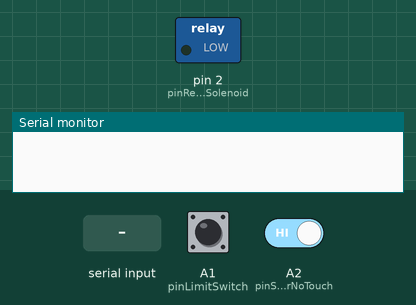
A sketch run on a simulated Arduino Uno, built with avr-gcc and run on an emulated ATmega328P. Parts: switched loads named in the sketch (green lamp = pin HIGH), the last lines printed to the serial monitor. Inputs (shaded band) come from the test bench; at power-on: A2 (pinSensorNoTouch) HIGH, A1 (pinLimitSwitch) HIGH.

Above: at 1.2 s.
1.3 s: A2 (pinSensorNoTouch) driven LOW
At 2.4 s:
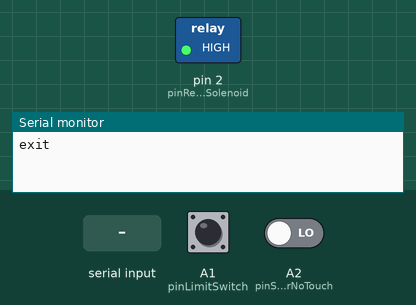
4.3 s: A2 (pinSensorNoTouch) driven HIGH
At 6.6 s:
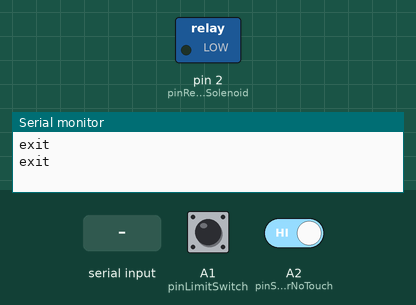
6.9 s: "o" received over Serial
At 8.9 s:
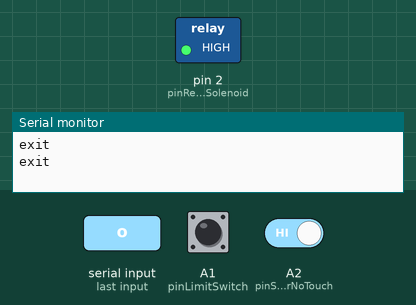
Timing chart, 0 to 11.4 s (numbered marks = the images above; inputs shaded):
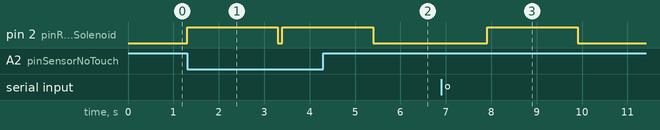

The sketch:

Akses_Pintu_V1.ino
```cpp
//#include <DigiUSB.h>
//#include <oddebug.h>
//#include <osccal.h>
//#include <osctune.h>
//#include <rx_buffer.h>
//#include <usbconfig-prototype.h>
//#include <usbconfig.h>
//#include <usbdrv.h>
//#include <usbportability.h>
//
//
//#include <SoftSerial.h>  // Serial Lib

#include <string.h>
#include <SoftwareSerial.h>
#include <SPI.h>
#include <Wire.h>

#define pinLimitSwitch A1
#define pinRelaySolenoid 2
#define pinSensorNoTouch A2

String statePintu = "closed";
String dataSTB = "";
String modeProgram = "";


void setup() {
  Serial.begin(9600);
  pinMode(pinLimitSwitch, INPUT_PULLUP);
  pinMode(pinSensorNoTouch, INPUT_PULLUP);
  pinMode(pinRelaySolenoid, OUTPUT);
  statePintu = "closed";
  modeProgram = "testing";
}

void loop()
{
  if (Serial.available() > 0)
  {
    delay(10);
    dataSTB = Serial.readString();
    //      Serial.println(dataSTB);
    //      delay(000);
    if (dataSTB == "o\n" || dataSTB == "o" || dataSTB == "O\n" || dataSTB == "O")
    {
      //        Serial.println("Diterima : open");
      digitalWrite(pinRelaySolenoid, HIGH);
      delay(2000);
      digitalWrite(pinRelaySolenoid, LOW);
      delay(100);
      while (digitalRead(pinLimitSwitch) == LOW)
      {
        delay(100);
        if (digitalRead(pinLimitSwitch) == HIGH)
        {
          Serial.println("closed");
          break;
        }
      }
    }

  }
  else if (digitalRead(pinSensorNoTouch) == LOW)
  {
    Serial.println("exit");
    digitalWrite(pinRelaySolenoid, HIGH);
    delay(2000);
    digitalWrite(pinRelaySolenoid, LOW);
    delay(100);
    while (digitalRead(pinLimitSwitch) == LOW)
    {
      delay(100);

      if (digitalRead(pinLimitSwitch) == HIGH)
      {
        Serial.println("closed");
        break;
      }
    }
  }
}
```

Measured:
- after the input at 1.3 s, pin 2 (pinRelaySolenoid): LOW → HIGH at once, → LOW 2.0 s later, → HIGH 0.10 s later
- after the input at 4.3 s, pin 2 (pinRelaySolenoid): goes on until 5.4 s, then stays LOW
- after the input at 6.9 s, pin 2 (pinRelaySolenoid): LOW → HIGH after 1.0 s, → LOW 2.0 s later
